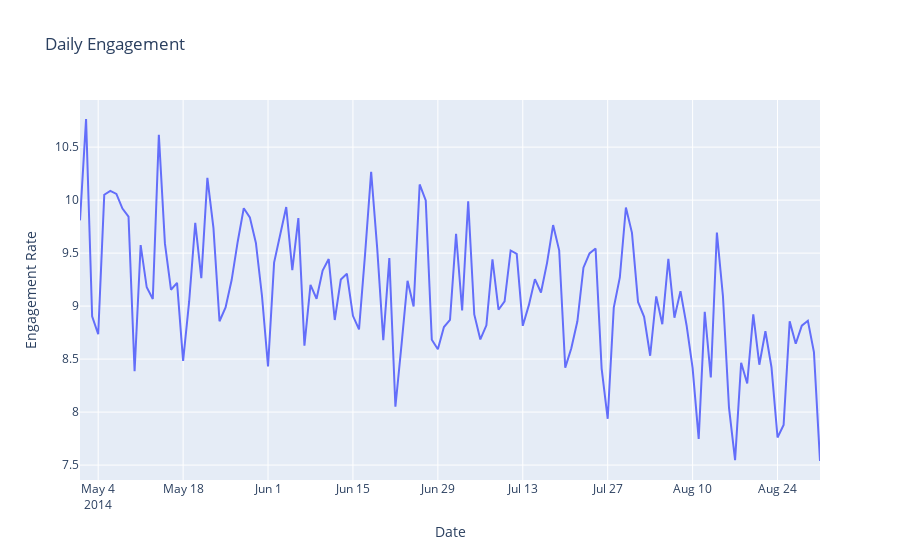

Notebook code cell kept with this figure:
### Code cell
date = daily_eng['date']
engagement_rate = daily_eng['engagement_rate']

fig = go.Figure()
fig.add_trace(go.Scatter(x=date, y=engagement_rate,mode='lines',name='engagement_rate'))

fig.update_layout(title='Daily Engagement',xaxis_title='Date',yaxis_title='Engagement Rate')

fig.write_html('Figures/Daily_Engagement_Rate.html')
fig.show()
